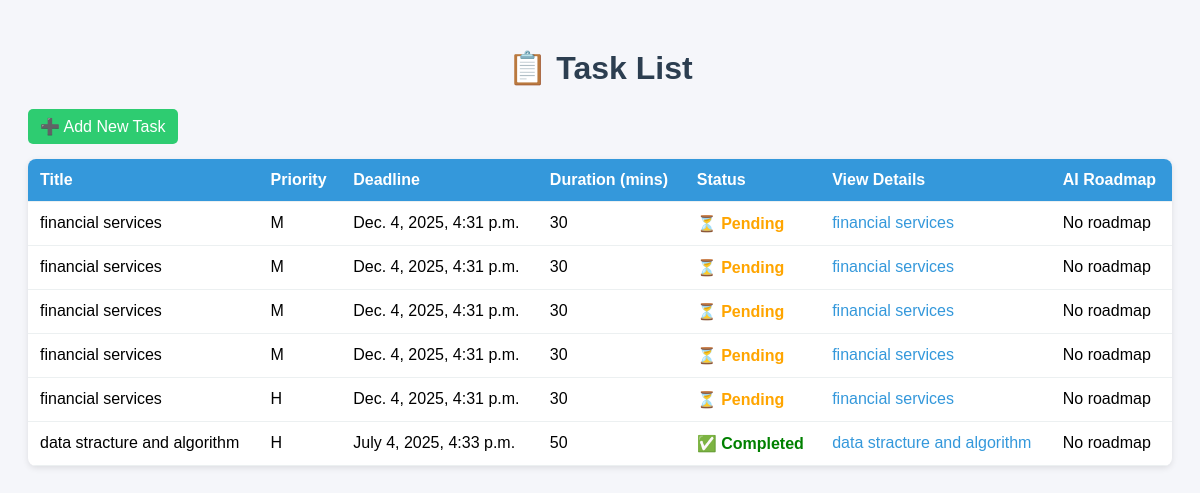
The page /viewmytasks (signed in) on the database its author committed.
### taskmanager/models.py (models this page shows, shortened)
class Task(models.Model):
    STATUS_CHOICES = [
        ("Pending", "Pending"),
        ("Completed", "Completed"),
    ]
    user = models.ForeignKey(User, on_delete=models.CASCADE, null=True, blank=True)
    title = models.CharField(max_length=200)
    description = models.TextField(blank=True)
    created_at = models.DateTimeField(auto_now_add=True)
    deadline = models.DateTimeField()
    duration = models.IntegerField(help_text="Estimated time in minutes", null=True, blank=True)
    priority = models.CharField(max_length=1, choices=PRIORITY_CHOICES, default='M')
    status = models.CharField(max_length=20, choices=STATUS_CHOICES, default="Pending")
    is_completed = models.BooleanField(default=False)
    reminder_sent = models.BooleanField(default=False)

### taskmanager/views.py (the view)
# urls.py: path('viewmytasks', views.task_list, name='task_list'),
@login_required
def task_list(request):
    if request.user.is_superuser:
        tasks = Task.objects.all()
    else:
        tasks = Task.objects.filter(user=request.user)
    return render(request, 'taskmanager/task_list.html', {"tasks": tasks})

### templates/taskmanager/task_list.html (shortened to what this page needs)
<!DOCTYPE html>
{% load static %}
<html>
<head>
</head>
<body>
    <h1>📋 Task List</h1>
    <a href="{% url 'create_task' %}" class="add-task">➕ Add New Task</a>
    {% if tasks %}
    <table>
        <thead>
            <tr>
                <th>Title</th>
                <th>Priority</th>
                <th>Deadline</th>
                <th>Duration (mins)</th>
                <th>Status</th>
                <th>View Details</th>
                <th>AI Roadmap</th>
            </tr>
        </thead>
        <tbody>
            {% for task in tasks %}
            <tr>
                <td>{{ task.title }}</td>
                <td>{{ task.priority }}</td>
                <td>{{ task.deadline }}</td>
                <td>{{ task.duration }}</td>
                <td>
                    {% if task.is_completed %}
                        <span class="status-completed">✅ Completed</span>
                    {% else %}
                        <span class="status-pending">⏳ Pending</span>
                    {% endif %}
                </td>
                <td><a href="{% url 'task_detail' task.id %}">{{ task.title }}</a></td>
                    <td>
                        {% if task.roadmap %}
                            <a href="{% url 'roadmap' task.id %}" class="roadmap-link">View Roadmap</a>
                        {% else %}
                            <span>No roadmap</span>
                        {% endif %}
                    </td>
            </tr>
            {% endfor %}
        </tbody>
    </table>
    {% else %}
        <p>No tasks yet</p>
    {% endif %}
</body>
</html>

### templates/taskmanager/task_list.html (style rules this page uses)
body { font-family: Arial, sans-serif; background: #f5f6fa; padding: 20px; }
h1 { color: #2c3e50; text-align: center; }
a { text-decoration: none; color: #3498db; }
.add-task { display: inline-block; padding: 8px 12px; background: #2ecc71; color: white; border-radius: 5px; margin-bottom: 15px; }
table { width: 100%; border-collapse: collapse; background: white; border-radius: 8px; overflow: hidden; box-shadow: 0 2px 6px rgba(0,0,0,0.1); }
th, td { padding: 12px; text-align: left; border-bottom: 1px solid #ecf0f1; vertical-align: top; }
th { background: #3498db; color: white; }
.status-completed { color: green; font-weight: bold; }
.status-pending { color: orange; font-weight: bold; }

### rows shown on the page
Task: title "financial services", priority "M", deadline "Dec. 4, 2025, 4:31 p.m.", duration "30", is_completed "⏳ Pending", shows "No roadmap"
Task: title "financial services", priority "M", deadline "Dec. 4, 2025, 4:31 p.m.", duration "30", is_completed "⏳ Pending", shows "No roadmap"
Task: title "financial services", priority "M", deadline "Dec. 4, 2025, 4:31 p.m.", duration "30", is_completed "⏳ Pending", shows "No roadmap"
Task: title "financial services", priority "M", deadline "Dec. 4, 2025, 4:31 p.m.", duration "30", is_completed "⏳ Pending", shows "No roadmap"
Task: title "financial services", priority "H", deadline "Dec. 4, 2025, 4:31 p.m.", duration "30", is_completed "⏳ Pending", shows "No roadmap"
Task: title "data stracture and algorithm", priority "H", deadline "July 4, 2025, 4:33 p.m.", duration "50", is_completed "✅ Completed", shows "No roadmap"
